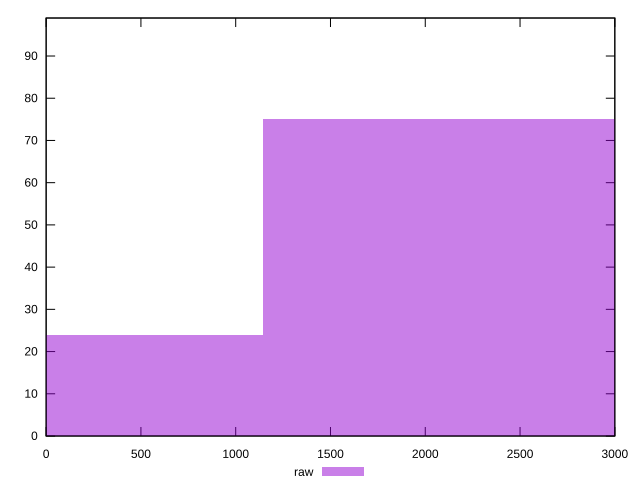

This figure's gnuplot source:
reset

$raw <<EOF
2284.2683470615643 75
0 24
EOF

set key outside below
set boxwidth 2284.2683470615643
set xrange [0:3000]
set yrange [0:99]
set trange [0:99]
set style fill transparent solid 0.5 noborder
set terminal svg size 640, 490 enhanced background rgb 'white'
set output "report/report_00029_2021-02-24T13-36-40.390Z/unused-javascript/samples/card/raw/histogram.svg"

plot $raw title "raw" with boxes

reset
